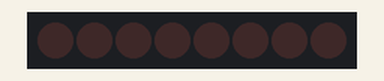
Bench run of a sketch on a simulated Arduino Uno, built with avr-gcc and run on an emulated ATmega328P. On the bench: 8 shift-register outputs drawn as a row of LEDs (first output left, lit = HIGH). Wiring (inferred from the names in the program): shift register (74HC595): data pin 12; shift clock pin 9; latch pin 11. Wiring (inferred from the signals the program sends): row of LEDs: on Q0, Q1, Q2, Q3, Q4, Q5, Q6, Q7.

Above: at 0.1 s.
At 0.5 s:
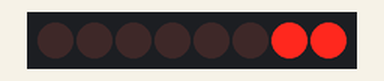
At 0.9 s:
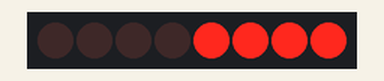
At 1.7 s:
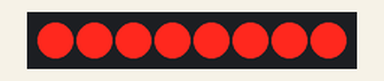
At 2.9 s:
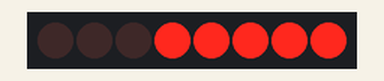
At 3.9 s:
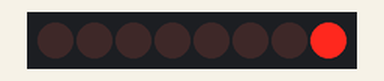
Timing chart, 0 to 4.2 s (numbered marks = the images above):
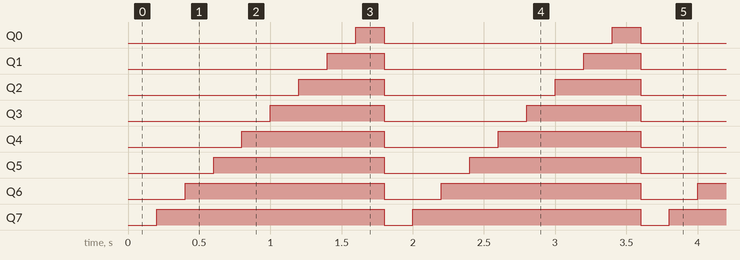

The sketch:

ShiftRegister.ino
```cpp
int tDelay = 200;
int rclkPin = 11;
int srclkPin = 9;
int dsPin = 12;

//byte leds = 0;
byte leds = B00000000;

void setup() {
  pinMode(rclkPin, OUTPUT);
  pinMode(srclkPin, OUTPUT);
  pinMode(dsPin, OUTPUT);
}

void loop() {
  leds = 0;
  digitalWrite(rclkPin, LOW);
  shiftOut(dsPin, srclkPin, LSBFIRST, leds);
  digitalWrite(rclkPin, HIGH);

  delay(tDelay);

  for (int i = 0; i < 8; i++) {
    bitSet(leds, i);
    //bitSet(leds, i+1);
    digitalWrite(rclkPin, LOW);
    shiftOut(dsPin, srclkPin, LSBFIRST, leds);
    //shiftOut(dsPin, srclkPin, MSBFIRST, leds);
    digitalWrite(rclkPin, HIGH);

    delay(tDelay);

    //bitClear(leds, i);
  }
}
```

Measured:
- by itself, Q0: alternates HIGH for 0.20 s and LOW for 1.6 s
- by itself, Q1: alternates HIGH for 0.40 s and LOW for 1.4 s
- by itself, Q2: alternates HIGH for 0.60 s and LOW for 1.2 s
- by itself, Q3: alternates HIGH for 0.80 s and LOW for 1.0 s
- by itself, Q4: alternates HIGH for 1.0 s and LOW for 0.80 s
- by itself, Q5: alternates HIGH for 1.2 s and LOW for 0.60 s
- by itself, Q6: alternates HIGH for 1.4 s and LOW for 0.40 s
- by itself, Q7: alternates HIGH for 1.6 s and LOW for 0.20 s
